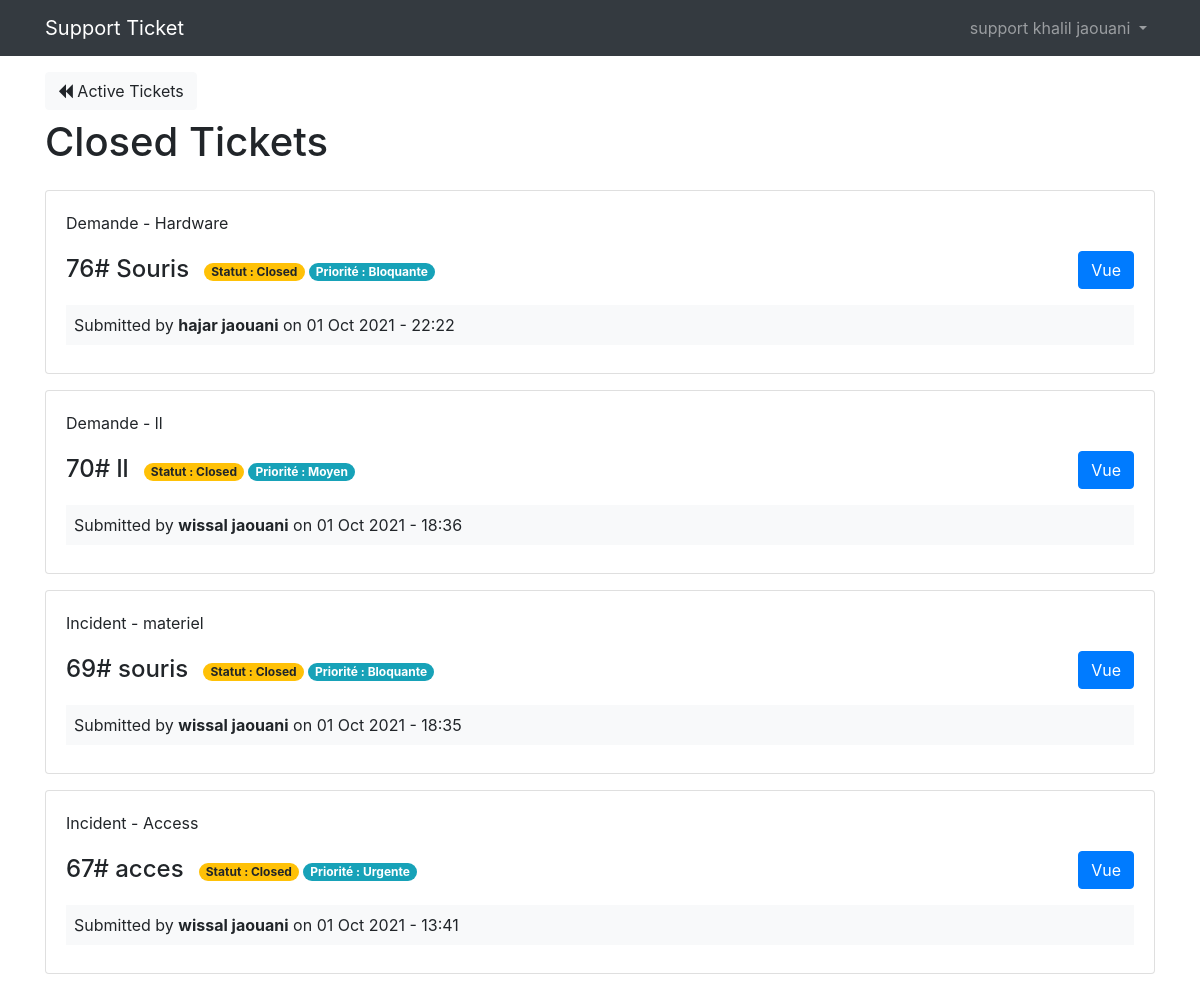
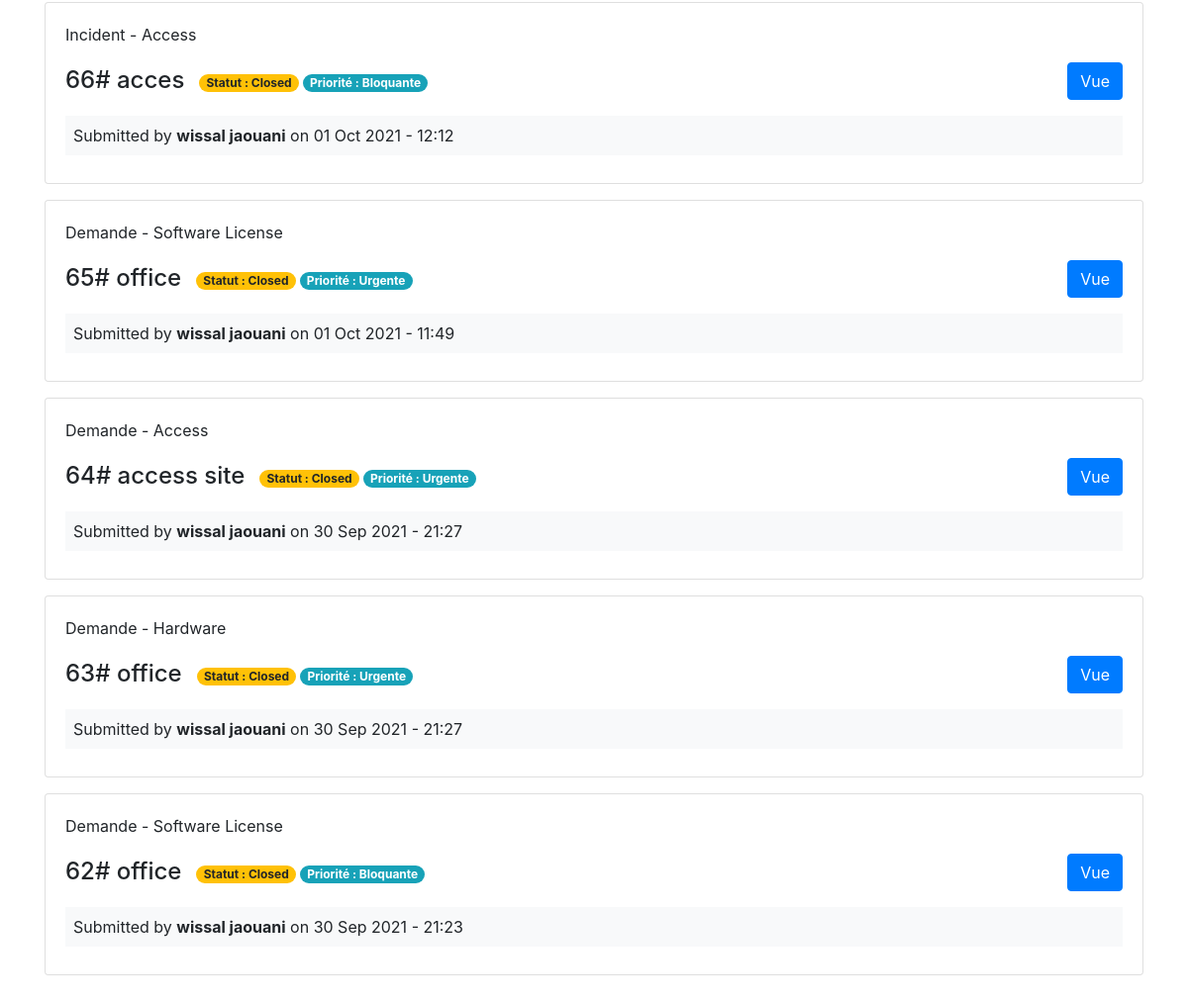
The app's page /tickets/closed (signed in) with its own data (2 pictures, top to bottom).
### tables this page shows
CREATE TABLE IF NOT EXISTS `tickets` (
  `id` int(11) NOT NULL AUTO_INCREMENT,
  `user_id` int(11) NOT NULL,
  `support_id` int(11) DEFAULT NULL,
  `type` varchar(255) NOT NULL,
  `category` varchar(255) NOT NULL,
  `subject` varchar(255) NOT NULL,
  `description` text NOT NULL,
  `attachment` varchar(255) DEFAULT NULL,
  `created_at` datetime NOT NULL DEFAULT CURRENT_TIMESTAMP,
  `updated_at` datetime NOT NULL DEFAULT CURRENT_TIMESTAMP,
  `level` varchar(255) NOT NULL,
  `status` varchar(255) NOT NULL,
  PRIMARY KEY (`id`)
);

CREATE TABLE IF NOT EXISTS `ticket_levels` (
  `id` int(11) NOT NULL AUTO_INCREMENT,
  `level` varchar(255) NOT NULL,
  PRIMARY KEY (`id`)
);

CREATE TABLE IF NOT EXISTS `users` (
  `id` int(11) NOT NULL AUTO_INCREMENT,
  `firstname` varchar(255) NOT NULL,
  `lastname` varchar(255) NOT NULL,
  `email` varchar(255) NOT NULL,
  `password` varchar(255) NOT NULL,
  `type` varchar(255) NOT NULL,
  `created_at` datetime NOT NULL DEFAULT CURRENT_TIMESTAMP,
  PRIMARY KEY (`id`)
);

### app/controllers/Tickets.php (called while the page is built, shortened)
<?php
    class Tickets extends Controller{
        public function __construct(){
            $this->ticketModel = $this->model('Ticket');
        }
        public function closed(){
            $closedTicketsByUser = $this->ticketModel->getClosedTicketsByUser($_SESSION['user_id']);
            $closedTicketsBySupport = $this->ticketModel->getClosedTicketsBySupport($_SESSION['user_id']);
            $data = [
                'closedTicketsByUser' => $closedTicketsByUser,
                'closedTicketsBySupport' => $closedTicketsBySupport
            ];
            $this->view('tickets/closed', $data);
        }
    }

### app/libraries/Core.php (called while the page is built, shortened)
<?php
  class Core{
      protected $currentMethod = 'index';
      public function __construct()
      {
          $url = $this->getUrl();
          if(isset($url[0])){
            if(file_exists('../app/controllers/' . $url[0] . '.php')){
                unset($url[0]);
            }
          }
          $this->currentController = new $this->currentController;
          if(isset($url[1])){
              if(method_exists($this->currentController, $url[1])){
                  $this->currentMethod = $url[1];
                  unset($url[1]);
              }
          }
          $this->params = $url ? array_values($url) : [];
          call_user_func_array([$this->currentController, $this->currentMethod], $this->params);
      }
      public function getUrl()
      {
          if(isset($_GET['url'])){
              $url = rtrim($_GET['url'], '/');
              $url = filter_var($url, FILTER_SANITIZE_URL);
              $url = explode('/', $url);
              return $url;
          }
      }
  }

### public/index.php (called while the page is built, shortened)
<?php
  $init = new Core();

### app/libraries/Database.php (called while the page is built, shortened)
<?php
   class Database {
       private $host = DB_HOST;
       private $user = DB_USER;
       private $pass = DB_PASS;
       private $dbname = DB_NAME;
       private $dbh;
       private $stmt;
       public function __construct()
       {
           $dsn = 'mysql:host=' . $this->host . ';dbname=' . $this->dbname;
           $options = array(
               PDO::ATTR_PERSISTENT => true,
               PDO::ATTR_ERRMODE => PDO::ERRMODE_EXCEPTION
           );
           try{
               $this->dbh = new PDO($dsn, $this->user, $this->pass, $options);
           }catch(PDOException $e){
               $this->error = $e->getMessage();
               echo $this->error;
           }
       }
       public function query($sql){
           $this->stmt = $this->dbh->prepare($sql);
       }
       public function bind($param, $value, $type = null){
           if(is_null($type)){
               switch(true){
                    case is_int($value):
                        $type = PDO::PARAM_INT;
                        break;
                    default:
                        $type = PDO::PARAM_STR;
               }
           }
           $this->stmt->bindValue($param, $value, $type);
       }
       public function execute(){
           return $this->stmt->execute();
       }
       public function resultSet(){
           $this->execute();
           return $this->stmt->fetchAll(PDO::FETCH_OBJ);
       }
   }

### app/models/Ticket.php (called while the page is built, shortened)
<?php
    class Ticket{
        private $db;
        public function __construct(){
            $this->db = new Database;
        }
        public function getClosedTicketsByUser($id){
            $this->db->query('SELECT *,
                              tickets.id as ticketId,
                              users.id as userId,
                              ticket_levels.id as levelId,
                              ticket_levels.level as levelName,
                              tickets.created_at as ticketDate,
                              tickets.type as ticketType,
                              users.type as userType
                              FROM tickets
                              INNER JOIN users
                              ON tickets.user_id = users.id
                              INNER JOIN ticket_levels
                              ON tickets.level = ticket_levels.id
                              WHERE tickets.user_id = :id
                              AND tickets.status = :status
                              ORDER BY tickets.created_at DESC
                              ');
            $this->db->bind(':id', $id);
            $this->db->bind(':status', "Closed");
            $results = $this->db->resultSet();
            return $results;
        }
        public function getClosedTicketsBySupport($id){
            $this->db->query('SELECT *,
                              tickets.id as ticketId,
                              users.id as userId,
                              ticket_levels.id as levelId,
                              ticket_levels.level as levelName,
                              tickets.created_at as ticketDate,
                              tickets.type as ticketType,
                              users.type as userType
                              FROM tickets
                              INNER JOIN users
                              ON tickets.user_id = users.id
                              INNER JOIN ticket_levels
                              ON tickets.level = ticket_levels.id
                              WHERE tickets.support_id = :id
                              AND tickets.status = :status
                              ORDER BY tickets.created_at DESC
                              ');
            $this->db->bind(':id', $id);
            $this->db->bind(':status', "Closed");
            $results = $this->db->resultSet();
            return $results;
        }
    }

### app/views/tickets/closed.php (the view, shortened to what this page needs)
<?php require APPROOT . '/views/inc/header.php'; ?>
    <?php if($_SESSION['user_type'] === 'support') { ?>
        <a href="<?php echo URLROOT; ?>/tickets" class="btn btn-light"><i class="fa fa-backward" aria-hidden="true"></i> Active Tickets</a>
        <div class="row mb-3 mt-2">
            <div class="col-md-6">
                <h1>Closed Tickets</h1>
            </div>
        </div>
        <?php foreach($data['closedTicketsBySupport'] as $ticket) { ?>
            <div class="card card-body mb-3">
                <div class="row mb-2">
                    <p class="d-flex flex-row col-md-10"><?php echo $ticket->ticketType; ?> - <?php echo $ticket->category; ?></p>
                    <div class="d-flex flex-row col-md-10 mt-1">
                        <h4 class="card-title"><?php echo $ticket->ticketId; ?># <?php echo $ticket->subject; ?></h4>
                        <div class="col-md-5">
                            <p class="badge badge-pill badge-warning pull-left mr-1 mt-2" style="cursor: default;">Statut : <?php echo $ticket->status ?></p>
                            <p class="badge badge-pill badge-info pull-left mt-2" style="cursor: default;">Priorité : <?php echo $ticket->levelName ?></p>
                        </div>
                    </div>
                    <div class="col-md-2">
                        <a href="<?php echo URLROOT; ?>/tickets/show/<?php echo $ticket->ticketId; ?>" class="btn btn-primary pull-right">Vue</a>
                    </div>
                </div>
                <div class="bg-light p-2 mb-2">
                    Submitted by <b><?php echo $ticket->firstname . ' ' . $ticket->lastname; ?></b> on <?php echo date("d M Y - H:i", strtotime($ticket->ticketDate)); ?>
                </div>
            </div>
    <?php }; ?>
    <?php }; ?>
<?php require APPROOT . '/views/inc/footer.php' ?>

### records on screen
tickets: type "Demande", category "Hardware", id "76", subject "Souris", status "Closed", ticket_levels.level "Bloquante", user.firstname "hajar", user.lastname "jaouani", created_at "01 Oct 2021 - 22:22"
tickets: type "Demande", category "ll", id "70", subject "ll", status "Closed", ticket_levels.level "Moyen", user.firstname "wissal", user.lastname "jaouani", created_at "01 Oct 2021 - 18:36"
tickets: type "Incident", category "materiel", id "69", subject "souris", status "Closed", ticket_levels.level "Bloquante", user.firstname "wissal", user.lastname "jaouani", created_at "01 Oct 2021 - 18:35"
tickets: type "Incident", category "Access", id "67", subject "acces", status "Closed", ticket_levels.level "Urgente", user.firstname "wissal", user.lastname "jaouani", created_at "01 Oct 2021 - 13:41"
tickets: type "Incident", category "Access", id "66", subject "acces", status "Closed", ticket_levels.level "Bloquante", user.firstname "wissal", user.lastname "jaouani", created_at "01 Oct 2021 - 12:12"
tickets: type "Demande", category "Software License", id "65", subject "office", status "Closed", ticket_levels.level "Urgente", user.firstname "wissal", user.lastname "jaouani", created_at "01 Oct 2021 - 11:49"
tickets: type "Demande", category "Access", id "64", subject "access site", status "Closed", ticket_levels.level "Urgente", user.firstname "wissal", user.lastname "jaouani", created_at "30 Sep 2021 - 21:27"
tickets: type "Demande", category "Hardware", id "63", subject "office", status "Closed", ticket_levels.level "Urgente", user.firstname "wissal", user.lastname "jaouani", created_at "30 Sep 2021 - 21:27"
tickets: type "Demande", category "Software License", id "62", subject "office", status "Closed", ticket_levels.level "Bloquante", user.firstname "wissal", user.lastname "jaouani", created_at "30 Sep 2021 - 21:23"

### other values on screen
SITENAME "Support Ticket"
$_SESSION['user_type'] "support"
$_SESSION['user_firstname'] "khalil"
$_SESSION['user_lastname'] "jaouani"
